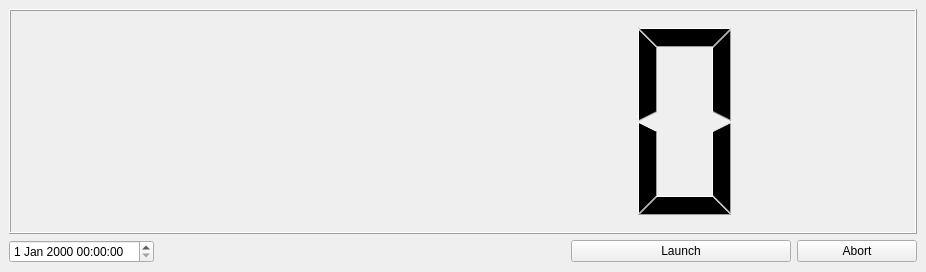
<?xml version="1.0" encoding="UTF-8"?>
<ui version="4.0">
 <class>MainWindow</class>
 <widget class="QMainWindow" name="MainWindow">
  <property name="geometry">
   <rect>
    <x>0</x>
    <y>0</y>
    <width>926</width>
    <height>272</height>
   </rect>
  </property>
  <property name="windowTitle">
   <string>MainWindow</string>
  </property>
  <widget class="QWidget" name="centralwidget">
   <layout class="QVBoxLayout" name="verticalLayout">
    <item>
     <widget class="QLCDNumber" name="lcdDisplay">
      <property name="sizePolicy">
       <sizepolicy hsizetype="Expanding" vsizetype="Expanding">
        <horstretch>0</horstretch>
        <verstretch>0</verstretch>
       </sizepolicy>
      </property>
     </widget>
    </item>
    <item>
     <layout class="QHBoxLayout" name="horizontalLayout">
      <item>
       <widget class="QDateTimeEdit" name="dateTime"/>
      </item>
      <item>
       <spacer name="horizontalSpacer">
        <property name="orientation">
         <enum>Qt::Horizontal</enum>
        </property>
        <property name="sizeHint" stdset="0">
         <size>
          <width>40</width>
          <height>20</height>
         </size>
        </property>
       </spacer>
      </item>
      <item>
       <widget class="QPushButton" name="btnLaunch">
        <property name="sizePolicy">
         <sizepolicy hsizetype="Fixed" vsizetype="Fixed">
          <horstretch>0</horstretch>
          <verstretch>0</verstretch>
         </sizepolicy>
        </property>
        <property name="minimumSize">
         <size>
          <width>220</width>
          <height>0</height>
         </size>
        </property>
        <property name="text">
         <string>Launch</string>
        </property>
       </widget>
      </item>
      <item>
       <widget class="QPushButton" name="btnAbort">
        <property name="sizePolicy">
         <sizepolicy hsizetype="Fixed" vsizetype="Fixed">
          <horstretch>0</horstretch>
          <verstretch>0</verstretch>
         </sizepolicy>
        </property>
        <property name="minimumSize">
         <size>
          <width>120</width>
          <height>0</height>
         </size>
        </property>
        <property name="text">
         <string>Abort</string>
        </property>
       </widget>
      </item>
     </layout>
    </item>
   </layout>
  </widget>
 </widget>
 <resources/>
 <connections/>
</ui>
